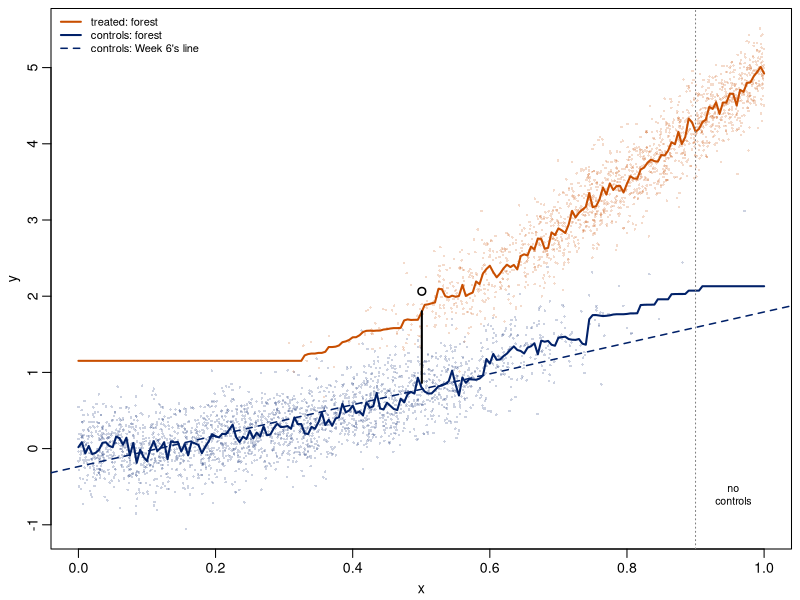

The R source for this figure:
## Week 13 -- AIPW with forests predicting, on Week 6's g-computation simulation.
## Same data as Week 6's figs/w6_fuzzy.R (seed, n, curves). Every number on the frame
## "Week 6's Picture, With Forests Predicting" comes from here.
##   Rscript figs/w13_aipw_forest.R > figs/w13_aipw_forest.out
suppressMessages(library(ranger))
set.seed(723)
n <- 4000
X <- runif(n)
e <- pnorm((X - 0.6) / 0.12)            # steep propensity: no controls above about 0.9
D <- rbinom(n, 1, e)
m0 <- function(x) 3 * x^2               # curved control mean
tauf <- function(x) 2 * x               # effect grows with x: ATE = 1
Y <- m0(X) + tauf(X) * D + rnorm(n, 0, 0.3)
dat <- data.frame(X, D, Y)
ATE <- mean(tauf(X))

## ---- Week 6: one line per arm, fitted on everyone, extended ------------------
f1_lin <- lm(Y ~ X, dat[D == 1, ]); f0_lin <- lm(Y ~ X, dat[D == 0, ])
g_lin <- mean(predict(f1_lin, dat) - predict(f0_lin, dat))

## ---- Week 13: forests predict, 5-fold train-test split -----------------------
## each person's m1-hat, m0-hat, e-hat come from forests fitted on the other four folds
set.seed(723)
fold <- sample(rep(1:5, length.out = n))
m1 <- m0h <- eh <- numeric(n)
grid <- data.frame(X = seq(0, 1, 0.005)); g1 <- g0 <- 0   # for the picture: the five forests' average curve
for (k in 1:5) {
  tr <- dat[fold != k, ]; te <- dat[fold == k, ]
  r1 <- ranger(Y ~ X, tr[tr$D == 1, ], num.trees = 500, min.node.size = 40, seed = 723)
  r0 <- ranger(Y ~ X, tr[tr$D == 0, ], num.trees = 500, min.node.size = 40, seed = 723)
  re <- ranger(D ~ X, tr,              num.trees = 500, min.node.size = 40, seed = 723)
  m1[fold == k]  <- predict(r1, te)$predictions
  m0h[fold == k] <- predict(r0, te)$predictions
  eh[fold == k]  <- predict(re, te)$predictions
  g1 <- g1 + predict(r1, grid)$predictions / 5; g0 <- g0 + predict(r0, grid)$predictions / 5
}
g_rf <- mean(m1 - m0h)                                   # g-computation with forests
ehc <- pmin(pmax(eh, 0.01), 0.99)                        # keep e-hat off 0 and 1
aipw <- m1 - m0h + D * (Y - m1) / ehc - (1 - D) * (Y - m0h) / (1 - ehc)
cat(sprintf("true ATE in this sample: %.3f\n", ATE))
cat(sprintf("g-computation, linear per arm (Week 6): %.3f\n", g_lin))
cat(sprintf("g-computation, forests, held out:       %.3f\n", g_rf))
cat(sprintf("AIPW, forests, held out:                %.3f (se %.3f)\n", mean(aipw), sd(aipw) / sqrt(n)))
cat(sprintf("e-hat range before clipping: [%.3f, %.3f]; share clipped: %.3f\n", min(eh), max(eh), mean(eh < 0.01 | eh > 0.99)))

## where both groups are present (x in [0.3, 0.9]) the forests need no extrapolation
ov <- X >= 0.3 & X <= 0.9
cat(sprintf("x in [0.3, 0.9], %d people: true mean effect %.3f | linear g-comp %.3f | forest g-comp %.3f | AIPW %.3f (se %.3f)\n",
            sum(ov), mean(tauf(X[ov])), mean((predict(f1_lin, dat) - predict(f0_lin, dat))[ov]),
            mean((m1 - m0h)[ov]), mean(aipw[ov]), sd(aipw[ov]) / sqrt(sum(ov))))
cat(sprintf("treated with x < 0.3: %d\n", sum(D == 1 & X < 0.3)))

## m0-hat where there are no controls, and where there are plenty
at <- function(x0, v) mean(v[abs(X - x0) < 0.02])
cat(sprintf("controls with x > 0.9: %d\n", sum(D == 0 & X > 0.9)))
for (x0 in c(0.5, 0.95))
  cat(sprintf("x = %.2f: true m0 %.2f | linear %.2f | forest %.2f ; true tau %.2f | forest m1 - m0 %.2f | mean AIPW %.2f\n",
              x0, m0(x0), predict(f0_lin, data.frame(X = x0)), at(x0, m0h), tauf(x0), at(x0, m1 - m0h), at(x0, aipw)))
## one person for the picture: treated, x near 0.5
i <- which(D == 1 & abs(X - 0.5) < 0.005)[1]
cat(sprintf("person %d: x %.3f, Y %.2f, m1-hat %.2f, m0-hat %.2f, e-hat %.2f, AIPW %.2f (true effect %.2f)\n",
            i, X[i], Y[i], m1[i], m0h[i], eh[i], aipw[i], tauf(X[i])))

## ---- figure: Week 6's picture, with the forests' held-out predictions --------
pdf("figs/aipw_forest.pdf", width = 3.6, height = 2.9)
par(mar = c(3.0, 3.0, 0.5, 0.5), mgp = c(1.8, 0.6, 0), cex = 0.85)
plot(X, Y, col = ifelse(D == 1, adjustcolor("#C84E00", 0.2), adjustcolor("#012169", 0.2)),
     pch = 16, cex = 0.4, xlab = "x", ylab = "y")
abline(f0_lin, col = "#012169", lwd = 1.5, lty = 2)
lines(grid$X, g1, col = "#C84E00", lwd = 2)
lines(grid$X, g0, col = "#012169", lwd = 2)
abline(v = 0.9, lty = 3, col = "gray50")
text(0.955, -0.6, "no\ncontrols", cex = 0.75)
segments(X[i], m0h[i], X[i], m1[i], lwd = 2)
points(X[i], Y[i], pch = 21, bg = "white", cex = 1.2, lwd = 1.5)
legend("topleft", bty = "n", cex = 0.78, lwd = c(2, 2, 1.5), lty = c(1, 1, 2), col = c("#C84E00", "#012169", "#012169"),
       legend = c("treated: forest", "controls: forest", "controls: Week 6's line"))
dev.off()
